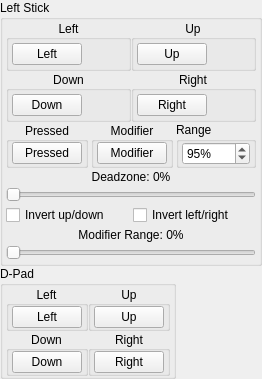
         <widget class="QWidget" name="bottomLeft" native="true">
          <layout class="QVBoxLayout" name="bottomLeftLayout" stretch="0,0,0">
           <property name="spacing">
            <number>0</number>
           </property>
           <property name="sizeConstraint">
            <enum>QLayout::SizeConstraint::SetDefaultConstraint</enum>
           </property>
           <property name="leftMargin">
            <number>0</number>
           </property>
           <property name="topMargin">
            <number>0</number>
           </property>
           <property name="rightMargin">
            <number>0</number>
           </property>
           <property name="bottomMargin">
            <number>0</number>
           </property>
           <item>
            <widget class="QGroupBox" name="LStick">
             <property name="sizePolicy">
              <sizepolicy hsizetype="Fixed" vsizetype="Fixed">
               <horstretch>0</horstretch>
               <verstretch>0</verstretch>
              </sizepolicy>
             </property>
             <property name="title">
              <string>Left Stick</string>
             </property>
             <property name="alignment">
              <set>Qt::AlignmentFlag::AlignLeading|Qt::AlignmentFlag::AlignLeft|Qt::AlignmentFlag::AlignTop</set>
             </property>
             <layout class="QVBoxLayout" name="verticalLayout_3">
              <property name="spacing">
               <number>0</number>
              </property>
              <property name="sizeConstraint">
               <enum>QLayout::SizeConstraint::SetDefaultConstraint</enum>
              </property>
              <property name="leftMargin">
               <number>3</number>
              </property>
              <property name="topMargin">
               <number>0</number>
              </property>
              <property name="rightMargin">
               <number>3</number>
              </property>
              <property name="bottomMargin">
               <number>0</number>
              </property>
              <item>
               <widget class="QWidget" name="LStickDirectionsWidget" native="true">
                <layout class="QGridLayout" name="gridLayout">
                 <property name="leftMargin">
                  <number>0</number>
                 </property>
                 <property name="topMargin">
                  <number>0</number>
                 </property>
                 <property name="rightMargin">
                  <number>0</number>
                 </property>
                 <property name="bottomMargin">
                  <number>0</number>
                 </property>
                 <property name="spacing">
                  <number>0</number>
                 </property>
                 <item row="1" column="0">
                  <widget class="QGroupBox" name="buttonLStickDownGroup">
                   <property name="title">
                    <string>Down</string>
                   </property>
                   <property name="alignment">
                    <set>Qt::AlignmentFlag::AlignCenter</set>
                   </property>
                   <layout class="QVBoxLayout" name="buttonLStickDownVerticalLayout">
                    <property name="spacing">
                     <number>0</number>
                    </property>
                    <property name="leftMargin">
                     <number>3</number>
                    </property>
                    <property name="topMargin">
                     <number>3</number>
                    </property>
                    <property name="rightMargin">
                     <number>3</number>
                    </property>
                    <property name="bottomMargin">
                     <number>3</number>
                    </property>
                    <item>
                     <widget class="QPushButton" name="buttonLStickDown">
                      <property name="minimumSize">
                       <size>
                        <width>70</width>
                        <height>0</height>
                       </size>
                      </property>
                      <property name="maximumSize">
                       <size>
                        <width>68</width>
                        <height>16777215</height>
                       </size>
                      </property>
                      <property name="styleSheet">
                       <string notr="true">min-width: 68px;</string>
                      </property>
                      <property name="text">
                       <string>Down</string>
                      </property>
                     </widget>
                    </item>
                   </layout>
                  </widget>
                 </item>
                 <item row="1" column="1">
                  <widget class="QGroupBox" name="buttonLStickRightGroup">
                   <property name="title">
                    <string>Right</string>
                   </property>
                   <property name="alignment">
                    <set>Qt::AlignmentFlag::AlignCenter</set>
                   </property>
                   <layout class="QVBoxLayout" name="buttonLStickRightVerticalLayout">
                    <property name="spacing">
                     <number>0</number>
                    </property>
                    <property name="leftMargin">
                     <number>3</number>
                    </property>
                    <property name="topMargin">
                     <number>3</number>
                    </property>
                    <property name="rightMargin">
                     <number>3</number>
                    </property>
                    <property name="bottomMargin">
                     <number>3</number>
                    </property>
                    <item>
                     <widget class="QPushButton" name="buttonLStickRight">
                      <property name="minimumSize">
                       <size>
                        <width>70</width>
                        <height>0</height>
                       </size>
                      </property>
                      <property name="maximumSize">
                       <size>
                        <width>68</width>
                        <height>16777215</height>
                       </size>
                      </property>
                      <property name="styleSheet">
                       <string notr="true">min-width: 68px;</string>
                      </property>
                      <property name="text">
                       <string>Right</string>
                      </property>
                     </widget>
                    </item>
                   </layout>
                  </widget>
                 </item>
                 <item row="0" column="0">
                  <widget class="QGroupBox" name="buttonLStickLeftGroup">
                   <property name="title">
                    <string>Left</string>
                   </property>
                   <property name="alignment">
                    <set>Qt::AlignmentFlag::AlignCenter</set>
                   </property>
                   <layout class="QVBoxLayout" name="buttonLStickLeftVerticalLayout">
                    <property name="spacing">
                     <number>0</number>
                    </property>
                    <property name="leftMargin">
                     <number>3</number>
                    </property>
                    <property name="topMargin">
                     <number>3</number>
                    </property>
                    <property name="rightMargin">
                     <number>3</number>
                    </property>
                    <property name="bottomMargin">
                     <number>3</number>
                    </property>
                    <item>
                     <widget class="QPushButton" name="buttonLStickLeft">
                      <property name="minimumSize">
                       <size>
                        <width>70</width>
                        <height>0</height>
                       </size>
                      </property>
                      <property name="maximumSize">
                       <size>
                        <width>68</width>
                        <height>16777215</height>
                       </size>
                      </property>
                      <property name="styleSheet">
                       <string notr="true">min-width: 68px;</string>
                      </property>
                      <property name="text">
                       <string>Left</string>
                      </property>
                     </widget>
                    </item>
                   </layout>
                  </widget>
                 </item>
                 <item row="0" column="1">
                  <widget class="QGroupBox" name="buttonLStickUpGroup">
                   <property name="title">
                    <string>Up</string>
                   </property>
                   <property name="alignment">
                    <set>Qt::AlignmentFlag::AlignCenter</set>
                   </property>
                   <property name="flat">
                    <bool>false</bool>
                   </property>
                   <layout class="QVBoxLayout" name="buttonLStickUpVerticalLayout">
                    <property name="spacing">
                     <number>0</number>
                    </property>
                    <property name="leftMargin">
                     <number>3</number>
                    </property>
                    <property name="topMargin">
                     <number>3</number>
                    </property>
                    <property name="rightMargin">
                     <number>3</number>
                    </property>
                    <property name="bottomMargin">
                     <number>3</number>
                    </property>
                    <item>
                     <widget class="QPushButton" name="buttonLStickUp">
                      <property name="minimumSize">
                       <size>
                        <width>70</width>
                        <height>0</height>
                       </size>
                      </property>
                      <property name="maximumSize">
                       <size>
                        <width>68</width>
                        <height>16777215</height>
                       </size>
                      </property>
                      <property name="styleSheet">
                       <string notr="true">min-width: 68px;</string>
                      </property>
                      <property name="text">
                       <string>Up</string>
                      </property>
                     </widget>
                    </item>
                   </layout>
                  </widget>
                 </item>
                </layout>
               </widget>
              </item>
              <item>
               <layout class="QHBoxLayout" name="buttonLStickPressedModifierHorizontalLayout">
                <property name="spacing">
                 <number>3</number>
                </property>
                <item alignment="Qt::AlignmentFlag::AlignHCenter">
                 <widget class="QGroupBox" name="buttonLStickPressedGroup">
                  <property name="title">
                   <string>Pressed</string>
                  </property>
                  <property name="alignment">
                   <set>Qt::AlignmentFlag::AlignCenter</set>
                  </property>
                  <layout class="QVBoxLayout" name="buttonLStickPressedVerticalLayout" stretch="0">
                   <property name="spacing">
                    <number>0</number>
                   </property>
                   <property name="leftMargin">
                    <number>3</number>
                   </property>
                   <property name="topMargin">
                    <number>0</number>
                   </property>
                   <property name="rightMargin">
                    <number>3</number>
                   </property>
                   <property name="bottomMargin">
                    <number>0</number>
                   </property>
                   <item>
                    <widget class="QPushButton" name="buttonLStick">
                     <property name="minimumSize">
                      <size>
                       <width>70</width>
                       <height>0</height>
                      </size>
                     </property>
                     <property name="maximumSize">
                      <size>
                       <width>68</width>
                       <height>16777215</height>
                      </size>
                     </property>
                     <property name="styleSheet">
                      <string notr="true">min-width: 68px;</string>
                     </property>
                     <property name="text">
                      <string>Pressed</string>
                     </property>
                    </widget>
                   </item>
                  </layout>
                 </widget>
                </item>
                <item alignment="Qt::AlignmentFlag::AlignHCenter">
                 <widget class="QGroupBox" name="buttonLStickModGroup">
                  <property name="title">
                   <string>Modifier</string>
                  </property>
                  <property name="alignment">
                   <set>Qt::AlignmentFlag::AlignCenter</set>
                  </property>
                  <layout class="QVBoxLayout" name="buttonLStickModVerticalLayout">
                   <property name="spacing">
                    <number>0</number>
                   </property>
                   <property name="leftMargin">
                    <number>3</number>
                   </property>
                   <property name="topMargin">
                    <number>0</number>
                   </property>
                   <property name="rightMargin">
                    <number>3</number>
                   </property>
                   <property name="bottomMargin">
                    <number>0</number>
                   </property>
                   <item>
                    <widget class="QPushButton" name="buttonLStickMod">
                     <property name="minimumSize">
                      <size>
                       <width>70</width>
                       <height>0</height>
                      </size>
                     </property>
                     <property name="maximumSize">
                      <size>
                       <width>68</width>
                       <height>16777215</height>
                      </size>
                     </property>
                     <property name="styleSheet">
                      <string notr="true">min-width: 68px;</string>
                     </property>
                     <property name="text">
                      <string>Modifier</string>
                     </property>
                    </widget>
                   </item>
                  </layout>
                 </widget>
                </item>
                <item>
                 <widget class="QGroupBox" name="buttonLStickRangeGroup">
                  <property name="title">
                   <string>Range</string>
                  </property>
                  <layout class="QHBoxLayout" name="buttonLStickRangeGroupHorizontalLayout">
                   <property name="spacing">
                    <number>0</number>
                   </property>
                   <property name="leftMargin">
                    <number>3</number>
                   </property>
                   <property name="topMargin">
                    <number>0</number>
                   </property>
                   <property name="rightMargin">
                    <number>3</number>
                   </property>
                   <property name="bottomMargin">
                    <number>0</number>
                   </property>
                   <item>
                    <widget class="QSpinBox" name="spinboxLStickRange">
                     <property name="minimumSize">
                      <size>
                       <width>68</width>
                       <height>21</height>
                      </size>
                     </property>
                     <property name="maximumSize">
                      <size>
                       <width>68</width>
                       <height>16777215</height>
                      </size>
                     </property>
                     <property name="suffix">
                      <string>%</string>
                     </property>
                     <property name="minimum">
                      <number>25</number>
                     </property>
                     <property name="maximum">
                      <number>150</number>
                     </property>
                     <property name="value">
                      <number>95</number>
                     </property>
                    </widget>
                   </item>
                  </layout>
                 </widget>
                </item>
               </layout>
              </item>
              <item>
               <layout class="QVBoxLayout" name="sliderLStickDeadzoneModifierRangeVerticalLayout">
                <property name="spacing">
                 <number>3</number>
                </property>
                <property name="sizeConstraint">
                 <enum>QLayout::SizeConstraint::SetDefaultConstraint</enum>
                </property>
                <property name="leftMargin">
                 <number>0</number>
                </property>
                <property name="topMargin">
                 <number>2</number>
                </property>
                <property name="rightMargin">
                 <number>0</number>
                </property>
                <property name="bottomMargin">
                 <number>3</number>
                </property>
                <item>
                 <layout class="QHBoxLayout" name="sliderLStickDeadzoneHorizontalLayout">
                  <item>
                   <widget class="QLabel" name="labelLStickDeadzone">
                    <property name="text">
                     <string>Deadzone: 0%</string>
                    </property>
                    <property name="alignment">
                     <set>Qt::AlignmentFlag::AlignHCenter</set>
                    </property>
                   </widget>
                  </item>
                 </layout>
                </item>
                <item>
                 <widget class="QSlider" name="sliderLStickDeadzone">
                  <property name="maximum">
                   <number>100</number>
                  </property>
                  <property name="orientation">
                   <enum>Qt::Orientation::Horizontal</enum>
                  </property>
                 </widget>
                </item>
                <item>
                 <layout class="QHBoxLayout" name="checkboxLStickInvertHorizontalLayout">
                  <item>
                   <widget class="QCheckBox" name="checkboxLStickInvertY">
                    <property name="text">
                     <string>Invert up/down</string>
                    </property>
                   </widget>
                  </item>
                  <item>
                   <widget class="QCheckBox" name="checkboxLStickInvertX">
                    <property name="text">
                     <string>Invert left/right</string>
                    </property>
                   </widget>
                  </item>
                 </layout>
                </item>
                <item>
                 <layout class="QHBoxLayout" name="sliderLStickModifierRangeHorizontalLayout">
                  <item>
                   <widget class="QLabel" name="labelLStickModifierRange">
                    <property name="text">
                     <string>Modifier Range: 0%</string>
                    </property>
                    <property name="alignment">
                     <set>Qt::AlignmentFlag::AlignHCenter</set>
                    </property>
                   </widget>
                  </item>
                 </layout>
                </item>
                <item>
                 <widget class="QSlider" name="sliderLStickModifierRange">
                  <property name="maximum">
                   <number>100</number>
                  </property>
                  <property name="orientation">
                   <enum>Qt::Orientation::Horizontal</enum>
                  </property>
                 </widget>
                </item>
               </layout>
              </item>
             </layout>
            </widget>
           </item>
           <item>
            <widget class="QGroupBox" name="Dpad">
             <property name="sizePolicy">
              <sizepolicy hsizetype="Fixed" vsizetype="Fixed">
               <horstretch>0</horstretch>
               <verstretch>0</verstretch>
              </sizepolicy>
             </property>
             <property name="title">
              <string>D-Pad</string>
             </property>
             <property name="flat">
              <bool>false</bool>
             </property>
             <property name="checkable">
              <bool>false</bool>
             </property>
             <layout class="QVBoxLayout" name="verticalLayout_5">
              <property name="spacing">
               <number>0</number>
              </property>
              <property name="leftMargin">
               <number>3</number>
              </property>
              <property name="topMargin">
               <number>0</number>
              </property>
              <property name="rightMargin">
               <number>3</number>
              </property>
              <property name="bottomMargin">
               <number>0</number>
              </property>
              <item>
               <widget class="QWidget" name="dpadDirectionsWidget" native="true">
                <layout class="QGridLayout" name="gridLayout_2">
                 <property name="leftMargin">
                  <number>0</number>
                 </property>
                 <property name="topMargin">
                  <number>0</number>
                 </property>
                 <property name="rightMargin">
                  <number>0</number>
                 </property>
                 <property name="bottomMargin">
                  <number>0</number>
                 </property>
                 <property name="spacing">
                  <number>0</number>
                 </property>
                 <item row="1" column="0">
                  <widget class="QGroupBox" name="buttonDpadDownGroup">
                   <property name="title">
                    <string>Down</string>
                   </property>
                   <property name="alignment">
                    <set>Qt::AlignmentFlag::AlignCenter</set>
                   </property>
                   <layout class="QVBoxLayout" name="buttonDpadDownVerticalLayout">
                    <property name="spacing">
                     <number>0</number>
                    </property>
                    <property name="leftMargin">
                     <number>3</number>
                    </property>
                    <property name="topMargin">
                     <number>0</number>
                    </property>
                    <property name="rightMargin">
                     <number>3</number>
                    </property>
                    <property name="bottomMargin">
                     <number>0</number>
                    </property>
                    <item>
                     <widget class="QPushButton" name="buttonDpadDown">
                      <property name="minimumSize">
                       <size>
                        <width>70</width>
                        <height>0</height>
                       </size>
                      </property>
                      <property name="maximumSize">
                       <size>
                        <width>68</width>
                        <height>16777215</height>
                       </size>
                      </property>
                      <property name="styleSheet">
                       <string notr="true">min-width: 68px;</string>
                      </property>
                      <property name="text">
                       <string>Down</string>
                      </property>
                     </widget>
                    </item>
                   </layout>
                  </widget>
                 </item>
                 <item row="0" column="0">
                  <widget class="QGroupBox" name="buttonDpadLeftGroup">
                   <property name="title">
                    <string>Left</string>
                   </property>
                   <property name="alignment">
                    <set>Qt::AlignmentFlag::AlignCenter</set>
                   </property>
                   <layout class="QVBoxLayout" name="buttonDpadLeftVerticalLayout">
                    <property name="spacing">
                     <number>0</number>
                    </property>
                    <property name="leftMargin">
                     <number>3</number>
                    </property>
                    <property name="topMargin">
                     <number>0</number>
                    </property>
                    <property name="rightMargin">
                     <number>3</number>
                    </property>
                    <property name="bottomMargin">
                     <number>0</number>
                    </property>
                    <item>
                     <widget class="QPushButton" name="buttonDpadLeft">
                      <property name="minimumSize">
                       <size>
                        <width>70</width>
                        <height>0</height>
                       </size>
                      </property>
                      <property name="maximumSize">
                       <size>
                        <width>68</width>
                        <height>16777215</height>
                       </size>
                      </property>
                      <property name="styleSheet">
                       <string notr="true">min-width: 68px;</string>
                      </property>
                      <property name="text">
                       <string>Left</string>
                      </property>
                     </widget>
                    </item>
                   </layout>
                  </widget>
                 </item>
                 <item row="1" column="1">
                  <widget class="QGroupBox" name="buttonDpadRightGroup">
                   <property name="title">
                    <string>Right</string>
                   </property>
                   <property name="alignment">
                    <set>Qt::AlignmentFlag::AlignCenter</set>
                   </property>
                   <layout class="QVBoxLayout" name="buttonDpadRightVerticalLayout">
                    <property name="spacing">
                     <number>0</number>
                    </property>
                    <property name="leftMargin">
                     <number>3</number>
                    </property>
                    <property name="topMargin">
                     <number>0</number>
                    </property>
                    <property name="rightMargin">
                     <number>3</number>
                    </property>
                    <property name="bottomMargin">
                     <number>0</number>
                    </property>
                    <item>
                     <widget class="QPushButton" name="buttonDpadRight">
                      <property name="minimumSize">
                       <size>
                        <width>70</width>
                        <height>0</height>
                       </size>
                      </property>
                      <property name="maximumSize">
                       <size>
                        <width>68</width>
                        <height>16777215</height>
                       </size>
                      </property>
                      <property name="styleSheet">
                       <string notr="true">min-width: 68px;</string>
                      </property>
                      <property name="text">
                       <string>Right</string>
                      </property>
                     </widget>
                    </item>
                   </layout>
                  </widget>
                 </item>
                 <item row="0" column="1">
                  <widget class="QGroupBox" name="buttonDpadUpGroup">
                   <property name="title">
                    <string>Up</string>
                   </property>
                   <property name="alignment">
                    <set>Qt::AlignmentFlag::AlignCenter</set>
                   </property>
                   <layout class="QVBoxLayout" name="buttonDpadUpVerticalLayout">
                    <property name="spacing">
                     <number>0</number>
                    </property>
                    <property name="leftMargin">
                     <number>3</number>
                    </property>
                    <property name="topMargin">
                     <number>0</number>
                    </property>
                    <property name="rightMargin">
                     <number>3</number>
                    </property>
                    <property name="bottomMargin">
                     <number>0</number>
                    </property>
                    <item>
                     <widget class="QPushButton" name="buttonDpadUp">
                      <property name="minimumSize">
                       <size>
                        <width>70</width>
                        <height>0</height>
                       </size>
                      </property>
                      <property name="maximumSize">
                       <size>
                        <width>68</width>
                        <height>16777215</height>
                       </size>
                      </property>
                      <property name="styleSheet">
                       <string notr="true">min-width: 68px;</string>
                      </property>
                      <property name="text">
                       <string>Up</string>
                      </property>
                     </widget>
                    </item>
                   </layout>
                  </widget>
                 </item>
                </layout>
               </widget>
              </item>
             </layout>
            </widget>
           </item>
           <item>
            <spacer name="verticalSpacerBottomLeft_2">
             <property name="orientation">
              <enum>Qt::Orientation::Vertical</enum>
             </property>
             <property name="sizeHint" stdset="0">
              <size>
               <width>20</width>
               <height>0</height>
              </size>
             </property>
            </spacer>
           </item>
          </layout>
         </widget>
